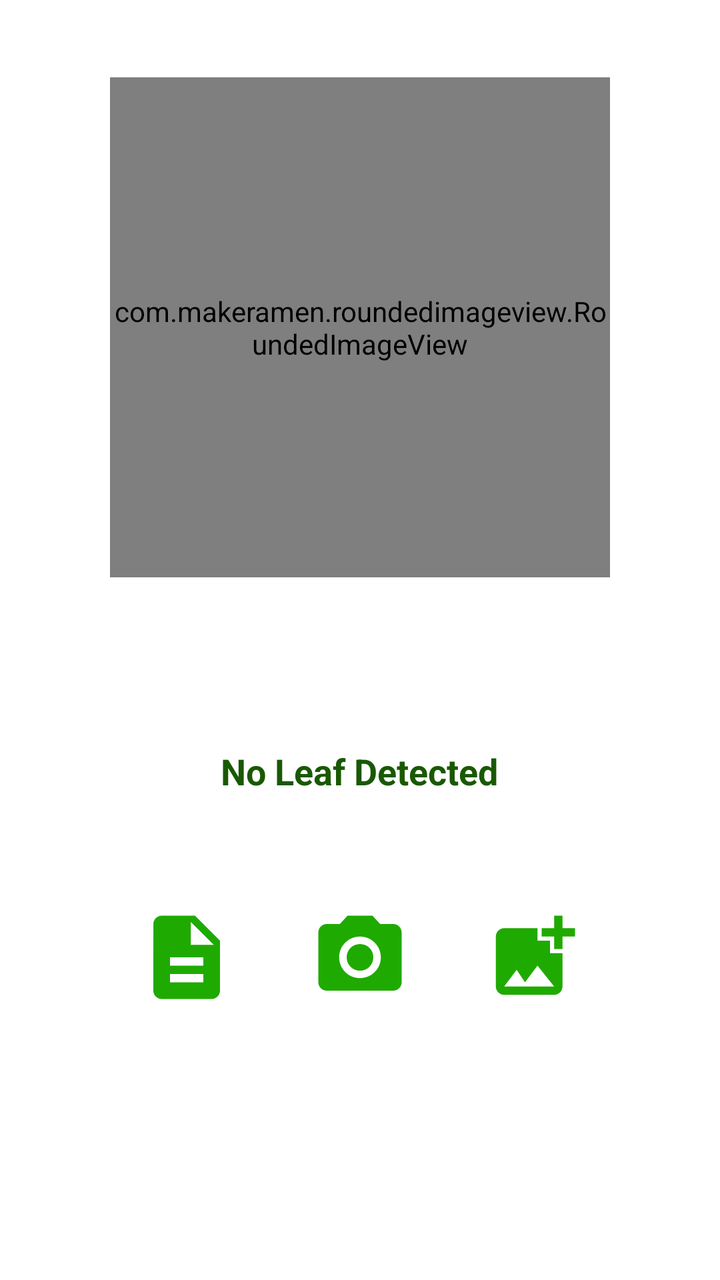
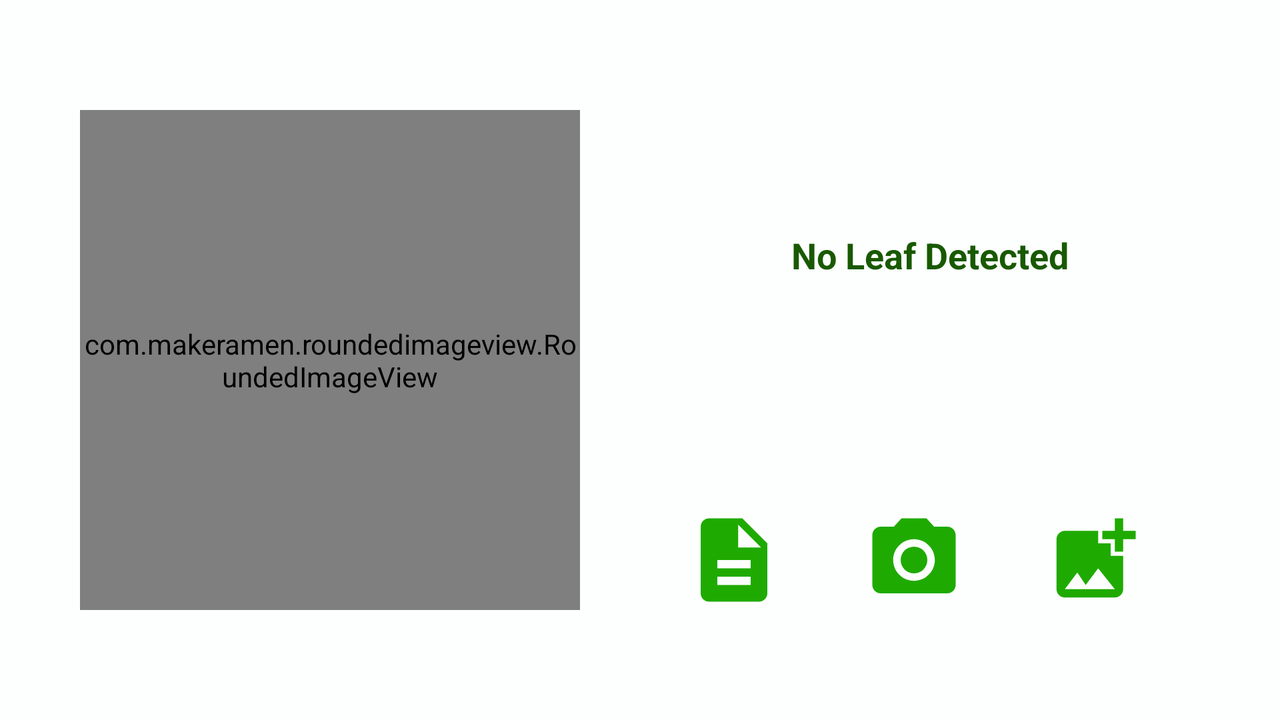

One screen, two layout resources from the same app: the default and the repository's alternative for another configuration. Each is rendered where Android would select it; the XML of both is given below.
<!-- AndroidManifest.xml: application theme Theme.FinalProject -->
<!-- res/layout/activity_main.xml -->
<?xml version="1.0" encoding="utf-8"?>
<androidx.constraintlayout.widget.ConstraintLayout xmlns:android="http://schemas.android.com/apk/res/android"
    xmlns:app="http://schemas.android.com/apk/res-auto"
    xmlns:tools="http://schemas.android.com/tools"
    android:layout_width="match_parent"
    android:layout_height="match_parent"
    android:background="#FFFFFF"


    android:backgroundTintMode="multiply"
    tools:context=".MainActivity">


    <LinearLayout
        android:id="@+id/hori"
        android:layout_width="match_parent"
        android:layout_height="wrap_content"
        android:layout_marginLeft="50dp"
        android:layout_marginRight="50dp"
        android:orientation="horizontal"
        android:weightSum="3"
        app:layout_constraintBottom_toBottomOf="parent"
        app:layout_constraintEnd_toEndOf="parent"
        app:layout_constraintStart_toStartOf="parent"
        app:layout_constraintTop_toTopOf="@+id/guideline3">

        <ProgressBar
            android:id="@+id/progressBar"
            style="?android:attr/progressBarStyle"
            android:layout_width="wrap_content"
            android:layout_height="wrap_content"

            android:layout_weight="1"
            android:background="#00FFC107"
            android:outlineAmbientShadowColor="#1BF124"

            android:visibility="gone"

            />

        <ImageButton
            android:id="@+id/upload"
            android:layout_width="wrap_content"
            android:layout_height="wrap_content"
            android:layout_weight="1"


            android:background="#00FFC107"

            android:backgroundTint="#1BF124"
            android:foregroundTint="#FFC107"
            android:text="Description"
            android:textColor="#FBFBFB"
            app:srcCompat="@drawable/ic_baseline_description_24" />

        <ImageButton
            android:id="@+id/btnCamera"
            android:layout_width="wrap_content"
            android:layout_height="wrap_content"
            android:layout_weight="1"
            android:background="#00FFFFFF"
            android:backgroundTint="#1BF124"
            android:text="Click Image"
            app:srcCompat="@drawable/ic_baseline_camera_alt_24"
            tools:ignore="UsingOnClickInXml" />

        <ImageButton
            android:id="@+id/btnCamera2"
            android:layout_width="wrap_content"
            android:layout_height="wrap_content"
            android:layout_weight="1"
            android:background="#00FFFFFF"
            android:backgroundTint="#1BF124"
            android:text="Gallery"
            app:srcCompat="@drawable/ic_baseline_add_photo_alternate_24"
            tools:ignore="UsingOnClickInXml" />
    </LinearLayout>

    
    

    <com.makeramen.roundedimageview.RoundedImageView
        android:id="@+id/imageView"
        android:layout_width="250dp"
        android:layout_height="250dp"


        android:layout_marginStart="40dp"
        android:layout_marginTop="50dp"
        android:layout_marginEnd="40dp"
        android:layout_marginBottom="40dp"
        android:background="@drawable/imgic"


        android:cropToPadding="true"
        android:scaleType="fitCenter"
        app:barrierMargin="25dp"
        app:layout_constraintBottom_toTopOf="@+id/guideline3"
        app:layout_constraintEnd_toEndOf="parent"


        app:layout_constraintStart_toStartOf="parent"
        app:layout_constraintTop_toTopOf="parent"
        app:riv_border_color="#00040303"
        app:riv_border_width="2dip"

        app:riv_corner_radius="5dip"
        app:riv_mutate_background="true"
        app:riv_oval="true"

        app:riv_tile_mode="clamp"

        tools:src="@drawable/imgic" />

    <androidx.constraintlayout.widget.Guideline
        android:id="@+id/guideline3"
        android:layout_width="wrap_content"
        android:layout_height="wrap_content"
        android:orientation="horizontal"
        app:layout_constraintGuide_begin="317dp" />

    <TextView
        android:id="@+id/diseasename"
        android:layout_width="wrap_content"
        android:layout_height="wrap_content"
        android:text="No Leaf Detected"
        android:textAppearance="@style/TextAppearance.AppCompat.Display1"
        android:textColor="#195902"
        android:textColorHint="#ECDDDD"
        android:textSize="18sp"
        android:textStyle="bold"
        app:layout_constraintBottom_toTopOf="@+id/hori"
        app:layout_constraintEnd_toEndOf="parent"
        app:layout_constraintHorizontal_bias="0.498"
        app:layout_constraintStart_toStartOf="parent"
        app:layout_constraintTop_toTopOf="@+id/guideline3" />

    <TextView
        android:id="@+id/location"
        android:layout_width="wrap_content"
        android:layout_height="wrap_content"
        android:textColor="@color/black"
        app:layout_constraintBottom_toBottomOf="parent"
        app:layout_constraintEnd_toEndOf="parent"
        app:layout_constraintStart_toStartOf="parent"
        app:layout_constraintTop_toBottomOf="@+id/hori" />




</androidx.constraintlayout.widget.ConstraintLayout>
<!-- resources referenced by this layout -->
<resources>
  <!-- drawable ic_baseline_add_photo_alternate_24 (drawable) -->
  <vector xmlns:android="http://schemas.android.com/apk/res/android"
      android:width="50dp"
      android:height="50dp"
      android:autoMirrored="true"
      android:tint="#1FAA01"
      android:viewportWidth="24"
      android:viewportHeight="24">
      <path
          android:fillColor="@android:color/white"
          android:pathData="M19,7v2.99s-1.99,0.01 -2,0L17,7h-3s0.01,-1.99 0,-2h3L17,2h2v3h3v2h-3zM16,11L16,8h-3L13,5L5,5c-1.1,0 -2,0.9 -2,2v12c0,1.1 0.9,2 2,2h12c1.1,0 2,-0.9 2,-2v-8h-3zM5,19l3,-4 2,3 3,-4 4,5L5,19z" />
  </vector>
  <!-- drawable ic_baseline_camera_alt_24 (drawable) -->
  <vector xmlns:android="http://schemas.android.com/apk/res/android"
      android:width="50dp"
      android:height="50dp"
      android:autoMirrored="true"
      android:tint="#1FAA01"
      android:viewportWidth="24"
      android:viewportHeight="24">
      <path
          android:fillColor="@android:color/white"
          android:pathData="M12,12m-3.2,0a3.2,3.2 0,1 1,6.4 0a3.2,3.2 0,1 1,-6.4 0" />
      <path
          android:fillColor="@android:color/white"
          android:pathData="M9,2L7.17,4L4,4c-1.1,0 -2,0.9 -2,2v12c0,1.1 0.9,2 2,2h16c1.1,0 2,-0.9 2,-2L22,6c0,-1.1 -0.9,-2 -2,-2h-3.17L15,2L9,2zM12,17c-2.76,0 -5,-2.24 -5,-5s2.24,-5 5,-5 5,2.24 5,5 -2.24,5 -5,5z" />
  </vector>
  <!-- drawable ic_baseline_description_24 (drawable) -->
  <vector xmlns:android="http://schemas.android.com/apk/res/android"
      android:width="50dp"
      android:height="50dp"
      android:autoMirrored="true"
      android:tint="#1FAA01"
      android:viewportWidth="24"
      android:viewportHeight="24">
      <path
          android:fillColor="@android:color/white"
          android:pathData="M14,2L6,2c-1.1,0 -1.99,0.9 -1.99,2L4,20c0,1.1 0.89,2 1.99,2L18,22c1.1,0 2,-0.9 2,-2L20,8l-6,-6zM16,18L8,18v-2h8v2zM16,14L8,14v-2h8v2zM13,9L13,3.5L18.5,9L13,9z" />
  </vector>
  <!-- drawable imgic: png bitmap (drawable, 208322 bytes) -->
  <style name="Theme.FinalProject" parent="Theme.AppCompat.DayNight.NoActionBar">
          
  
          <item name="colorPrimary">@color/purple_500</item>
          <item name="colorPrimaryVariant">@color/purple_700</item>
          <item name="colorOnPrimary">@color/white</item>
          
          <item name="colorSecondary">@color/teal_200</item>
          <item name="colorSecondaryVariant">@color/teal_700</item>
          <item name="colorOnSecondary">@color/black</item>
          
          <item name="android:statusBarColor" tools:targetApi="l">#000000</item>
          
      </style>
</resources>
<!-- res/layout-land/activity_main.xml (the repository's variant of the layout above) -->
<!-- drawn on the phone turned sideways -->
<?xml version="1.0" encoding="utf-8"?>
<androidx.constraintlayout.widget.ConstraintLayout xmlns:android="http://schemas.android.com/apk/res/android"
    xmlns:app="http://schemas.android.com/apk/res-auto"
    xmlns:tools="http://schemas.android.com/tools"
    android:layout_width="match_parent"
    android:layout_height="match_parent"
    android:background="#FCFFFD"


    android:backgroundTintMode="multiply"
    tools:context=".MainActivity">


    
    

    <LinearLayout
        android:id="@+id/hori"
        android:layout_width="wrap_content"
        android:layout_height="wrap_content"
        android:layout_marginEnd="16dp"
        android:orientation="horizontal"
        android:weightSum="3"
        app:layout_constraintBottom_toBottomOf="@+id/imageView"
        app:layout_constraintEnd_toEndOf="parent"
        app:layout_constraintStart_toEndOf="@+id/imageView">
        <ProgressBar
            android:id="@+id/progressBar"
            style="?android:attr/progressBarStyle"
            android:layout_width="wrap_content"
            android:layout_height="wrap_content"

            android:layout_weight="1"
            android:background="#00FFC107"
            android:outlineAmbientShadowColor="#1BF124"

            android:visibility="gone"

            />

        <ImageButton
            android:id="@+id/upload"
            android:layout_width="wrap_content"
            android:layout_height="wrap_content"
            android:layout_weight="1"

            android:background="#00FFC107"

            android:backgroundTint="#1BF124"
            android:foregroundTint="#FFC107"
            android:text="Description"
            android:textColor="#FBFBFB"
            app:srcCompat="@drawable/ic_baseline_description_24" />

        <ImageButton
            android:id="@+id/btnCamera"
            android:layout_width="wrap_content"
            android:layout_height="wrap_content"
            android:layout_marginLeft="40dp"
            android:layout_marginRight="40dp"
            android:layout_weight="1"
            android:background="#00FFFFFF"
            android:backgroundTint="#1BF124"
            android:text="Click Image"
            app:srcCompat="@drawable/ic_baseline_camera_alt_24"
            tools:ignore="UsingOnClickInXml" />

        <ImageButton
            android:id="@+id/btnCamera2"
            android:layout_width="wrap_content"
            android:layout_height="wrap_content"
            android:layout_weight="1"
            android:background="#00FFFFFF"
            android:backgroundTint="#1BF124"
            android:text="Gallery"
            app:srcCompat="@drawable/ic_baseline_add_photo_alternate_24"
            tools:ignore="UsingOnClickInXml" />
    </LinearLayout>

    <com.makeramen.roundedimageview.RoundedImageView
        android:id="@+id/imageView"
        android:layout_width="250dp"
        android:layout_height="250dp"


        android:layout_marginStart="40dp"
        android:background="@drawable/imgic"

        android:cropToPadding="true"
        android:orientation="horizontal"
        android:scaleType="fitCenter"

        app:barrierMargin="25dp"

        app:layout_constraintBottom_toBottomOf="parent"
        app:layout_constraintStart_toStartOf="parent"
        app:layout_constraintTop_toTopOf="parent"
        app:riv_border_color="#005C5339"
        app:riv_border_width="2dip"

        app:riv_corner_radius="5dip"
        app:riv_mutate_background="true"
        app:riv_oval="true"

        app:riv_tile_mode="clamp"
        tools:src="@tools:sample/avatars" />

    <TextView
        android:id="@+id/diseasename"
        android:layout_width="wrap_content"
        android:layout_height="wrap_content"
        android:text="No Leaf Detected"
        android:textAppearance="@style/TextAppearance.AppCompat.Display1"
        android:textColor="#195902"
        android:textColorHint="#ECDDDD"
        android:textSize="18sp"
        android:textStyle="bold"
        app:layout_constraintBottom_toTopOf="@+id/hori"
        app:layout_constraintEnd_toEndOf="parent"
        app:layout_constraintStart_toEndOf="@+id/imageView"
        app:layout_constraintTop_toTopOf="parent" />

    <TextView
        android:id="@+id/location"
        android:layout_width="wrap_content"
        android:layout_height="wrap_content"
        android:textColor="@color/black"
        app:layout_constraintBottom_toTopOf="@+id/hori"
        app:layout_constraintEnd_toEndOf="parent"
        app:layout_constraintStart_toEndOf="@+id/imageView"
        app:layout_constraintTop_toBottomOf="@+id/diseasename" />


</androidx.constraintlayout.widget.ConstraintLayout>
